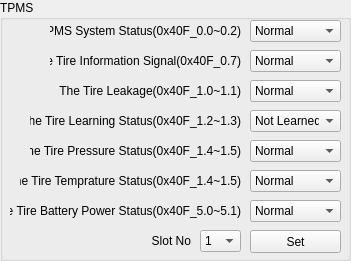
    <widget class="QGroupBox" name="groupBox">
     <property name="geometry">
      <rect>
       <x>10</x>
       <y>0</y>
       <width>351</width>
       <height>261</height>
      </rect>
     </property>
     <property name="title">
      <string>TPMS</string>
     </property>
     <widget class="QLabel" name="label_54">
      <property name="geometry">
       <rect>
        <x>20</x>
        <y>170</y>
        <width>221</width>
        <height>21</height>
       </rect>
      </property>
      <property name="text">
       <string>The Tire Temprature Status(0x40F_1.4~1.5)</string>
      </property>
      <property name="alignment">
       <set>Qt::AlignRight|Qt::AlignTrailing|Qt::AlignVCenter</set>
      </property>
     </widget>
     <widget class="QLabel" name="label_56">
      <property name="geometry">
       <rect>
        <x>150</x>
        <y>230</y>
        <width>41</width>
        <height>21</height>
       </rect>
      </property>
      <property name="text">
       <string>Slot No</string>
      </property>
      <property name="alignment">
       <set>Qt::AlignRight|Qt::AlignTrailing|Qt::AlignVCenter</set>
      </property>
     </widget>
     <widget class="QComboBox" name="cmbTireInformationSignal">
      <property name="geometry">
       <rect>
        <x>250</x>
        <y>50</y>
        <width>91</width>
        <height>22</height>
       </rect>
      </property>
      <item>
       <property name="text">
        <string>Normal</string>
       </property>
      </item>
      <item>
       <property name="text">
        <string>Abnormal</string>
       </property>
      </item>
     </widget>
     <widget class="QComboBox" name="cmbTireLearningStatus">
      <property name="geometry">
       <rect>
        <x>250</x>
        <y>110</y>
        <width>91</width>
        <height>22</height>
       </rect>
      </property>
      <item>
       <property name="text">
        <string>Not Learned</string>
       </property>
      </item>
      <item>
       <property name="text">
        <string>Learning</string>
       </property>
      </item>
      <item>
       <property name="text">
        <string>Completed</string>
       </property>
      </item>
      <item>
       <property name="text">
        <string>Failure</string>
       </property>
      </item>
     </widget>
     <widget class="QComboBox" name="cmbTpmsSlot">
      <property name="geometry">
       <rect>
        <x>200</x>
        <y>230</y>
        <width>41</width>
        <height>22</height>
       </rect>
      </property>
      <item>
       <property name="text">
        <string>1</string>
       </property>
      </item>
      <item>
       <property name="text">
        <string>2</string>
       </property>
      </item>
      <item>
       <property name="text">
        <string>3</string>
       </property>
      </item>
      <item>
       <property name="text">
        <string>4</string>
       </property>
      </item>
      <item>
       <property name="text">
        <string>5</string>
       </property>
      </item>
      <item>
       <property name="text">
        <string>6</string>
       </property>
      </item>
      <item>
       <property name="text">
        <string>7</string>
       </property>
      </item>
      <item>
       <property name="text">
        <string>8</string>
       </property>
      </item>
      <item>
       <property name="text">
        <string>9</string>
       </property>
      </item>
      <item>
       <property name="text">
        <string>10</string>
       </property>
      </item>
      <item>
       <property name="text">
        <string>11</string>
       </property>
      </item>
      <item>
       <property name="text">
        <string>12</string>
       </property>
      </item>
      <item>
       <property name="text">
        <string>13</string>
       </property>
      </item>
      <item>
       <property name="text">
        <string>14</string>
       </property>
      </item>
      <item>
       <property name="text">
        <string>15</string>
       </property>
      </item>
      <item>
       <property name="text">
        <string>16</string>
       </property>
      </item>
      <item>
       <property name="text">
        <string>17</string>
       </property>
      </item>
      <item>
       <property name="text">
        <string>18</string>
       </property>
      </item>
      <item>
       <property name="text">
        <string>19</string>
       </property>
      </item>
      <item>
       <property name="text">
        <string>20</string>
       </property>
      </item>
     </widget>
     <widget class="QComboBox" name="cmbTireLeakage">
      <property name="geometry">
       <rect>
        <x>250</x>
        <y>80</y>
        <width>91</width>
        <height>22</height>
       </rect>
      </property>
      <item>
       <property name="text">
        <string>Normal</string>
       </property>
      </item>
      <item>
       <property name="text">
        <string>Quick Leak</string>
       </property>
      </item>
     </widget>
     <widget class="QLabel" name="label_50">
      <property name="geometry">
       <rect>
        <x>50</x>
        <y>50</y>
        <width>191</width>
        <height>21</height>
       </rect>
      </property>
      <property name="text">
       <string>The Tire Information Signal(0x40F_0.7)</string>
      </property>
      <property name="alignment">
       <set>Qt::AlignRight|Qt::AlignTrailing|Qt::AlignVCenter</set>
      </property>
     </widget>
     <widget class="QLabel" name="label_52">
      <property name="geometry">
       <rect>
        <x>30</x>
        <y>110</y>
        <width>211</width>
        <height>21</height>
       </rect>
      </property>
      <property name="text">
       <string>The Tire Learning Status(0x40F_1.2~1.3)</string>
      </property>
      <property name="alignment">
       <set>Qt::AlignRight|Qt::AlignTrailing|Qt::AlignVCenter</set>
      </property>
     </widget>
     <widget class="QComboBox" name="cmbTpmsSystemStatus">
      <property name="geometry">
       <rect>
        <x>250</x>
        <y>20</y>
        <width>91</width>
        <height>22</height>
       </rect>
      </property>
      <item>
       <property name="text">
        <string>Normal</string>
       </property>
      </item>
      <item>
       <property name="text">
        <string>System Error</string>
       </property>
      </item>
     </widget>
     <widget class="QComboBox" name="cmbTireBatteryPowerStatus">
      <property name="geometry">
       <rect>
        <x>250</x>
        <y>200</y>
        <width>91</width>
        <height>22</height>
       </rect>
      </property>
      <item>
       <property name="text">
        <string>Normal</string>
       </property>
      </item>
      <item>
       <property name="text">
        <string>Low Power</string>
       </property>
      </item>
     </widget>
     <widget class="QLabel" name="label_48">
      <property name="geometry">
       <rect>
        <x>50</x>
        <y>20</y>
        <width>191</width>
        <height>21</height>
       </rect>
      </property>
      <property name="text">
       <string>TPMS System Status(0x40F_0.0~0.2)</string>
      </property>
      <property name="alignment">
       <set>Qt::AlignRight|Qt::AlignTrailing|Qt::AlignVCenter</set>
      </property>
     </widget>
     <widget class="QComboBox" name="cmbTirePressureStatus">
      <property name="geometry">
       <rect>
        <x>250</x>
        <y>140</y>
        <width>91</width>
        <height>22</height>
       </rect>
      </property>
      <item>
       <property name="text">
        <string>Normal</string>
       </property>
      </item>
      <item>
       <property name="text">
        <string>Over Pressure</string>
       </property>
      </item>
      <item>
       <property name="text">
        <string>Under Pressure</string>
       </property>
      </item>
     </widget>
     <widget class="QComboBox" name="cmbTireTempratureStatus">
      <property name="geometry">
       <rect>
        <x>250</x>
        <y>170</y>
        <width>91</width>
        <height>22</height>
       </rect>
      </property>
      <item>
       <property name="text">
        <string>Normal</string>
       </property>
      </item>
      <item>
       <property name="text">
        <string>High</string>
       </property>
      </item>
     </widget>
     <widget class="QLabel" name="label_51">
      <property name="geometry">
       <rect>
        <x>50</x>
        <y>80</y>
        <width>191</width>
        <height>21</height>
       </rect>
      </property>
      <property name="text">
       <string>The Tire Leakage(0x40F_1.0~1.1)</string>
      </property>
      <property name="alignment">
       <set>Qt::AlignRight|Qt::AlignTrailing|Qt::AlignVCenter</set>
      </property>
     </widget>
     <widget class="QLabel" name="label_53">
      <property name="geometry">
       <rect>
        <x>30</x>
        <y>140</y>
        <width>211</width>
        <height>21</height>
       </rect>
      </property>
      <property name="text">
       <string>The Tire Pressure Status(0x40F_1.4~1.5)</string>
      </property>
      <property name="alignment">
       <set>Qt::AlignRight|Qt::AlignTrailing|Qt::AlignVCenter</set>
      </property>
     </widget>
     <widget class="QLabel" name="label_55">
      <property name="geometry">
       <rect>
        <x>10</x>
        <y>200</y>
        <width>231</width>
        <height>21</height>
       </rect>
      </property>
      <property name="text">
       <string>The Tire Battery Power Status(0x40F_5.0~5.1)</string>
      </property>
      <property name="alignment">
       <set>Qt::AlignRight|Qt::AlignTrailing|Qt::AlignVCenter</set>
      </property>
     </widget>
     <widget class="QPushButton" name="btnSetTpmsSlot">
      <property name="geometry">
       <rect>
        <x>250</x>
        <y>230</y>
        <width>91</width>
        <height>23</height>
       </rect>
      </property>
      <property name="text">
       <string>Set</string>
      </property>
     </widget>
    </widget>
